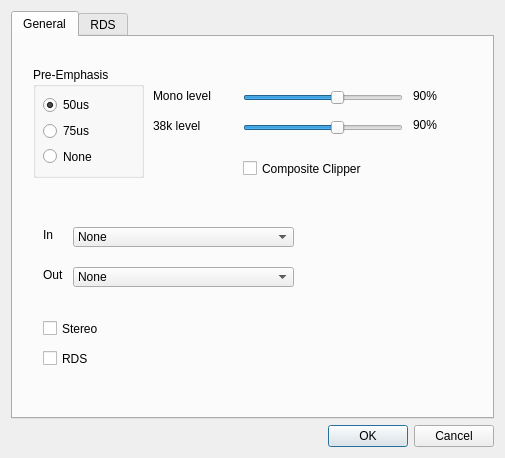
<?xml version="1.0" encoding="UTF-8"?>
<ui version="4.0">
 <class>Options</class>
 <widget class="QDialog" name="Options">
  <property name="geometry">
   <rect>
    <x>0</x>
    <y>0</y>
    <width>505</width>
    <height>458</height>
   </rect>
  </property>
  <property name="windowTitle">
   <string>Options</string>
  </property>
  <layout class="QVBoxLayout" name="verticalLayout">
   <item>
    <widget class="QTabWidget" name="tabWidget">
     <property name="currentIndex">
      <number>0</number>
     </property>
     <widget class="QWidget" name="general">
      <attribute name="title">
       <string>General</string>
      </attribute>
      <widget class="QGroupBox" name="groupBox_3">
       <property name="geometry">
        <rect>
         <x>20</x>
         <y>30</y>
         <width>111</width>
         <height>111</height>
        </rect>
       </property>
       <property name="title">
        <string>Pre-Emphasis</string>
       </property>
       <widget class="QRadioButton" name="preemp_radio50">
        <property name="geometry">
         <rect>
          <x>10</x>
          <y>28</y>
          <width>91</width>
          <height>20</height>
         </rect>
        </property>
        <property name="text">
         <string>50us</string>
        </property>
        <property name="checked">
         <bool>true</bool>
        </property>
       </widget>
       <widget class="QRadioButton" name="preemp_radio75">
        <property name="geometry">
         <rect>
          <x>10</x>
          <y>54</y>
          <width>91</width>
          <height>20</height>
         </rect>
        </property>
        <property name="text">
         <string>75us</string>
        </property>
       </widget>
       <widget class="QRadioButton" name="preemp_radionone">
        <property name="geometry">
         <rect>
          <x>10</x>
          <y>80</y>
          <width>91</width>
          <height>19</height>
         </rect>
        </property>
        <property name="text">
         <string>None</string>
        </property>
       </widget>
      </widget>
      <widget class="QCheckBox" name="checkBox_rds">
       <property name="geometry">
        <rect>
         <x>30</x>
         <y>310</y>
         <width>90</width>
         <height>23</height>
        </rect>
       </property>
       <property name="toolTip">
        <string>Enable RDS transmission</string>
       </property>
       <property name="text">
        <string>RDS</string>
       </property>
      </widget>
      <widget class="QCheckBox" name="checkBox_stereo">
       <property name="geometry">
        <rect>
         <x>30</x>
         <y>280</y>
         <width>90</width>
         <height>23</height>
        </rect>
       </property>
       <property name="toolTip">
        <string>Enable stereo transmission</string>
       </property>
       <property name="text">
        <string>Stereo</string>
       </property>
      </widget>
      <widget class="QCheckBox" name="checkBox_compositeclipper">
       <property name="geometry">
        <rect>
         <x>230</x>
         <y>120</y>
         <width>161</width>
         <height>23</height>
        </rect>
       </property>
       <property name="toolTip">
        <string>Increses the volume a little. Uses a clipper on the composite signal.</string>
       </property>
       <property name="text">
        <string>Composite Clipper</string>
       </property>
      </widget>
      <widget class="QSlider" name="horizontalSlider_monolevel">
       <property name="geometry">
        <rect>
         <x>230</x>
         <y>50</y>
         <width>160</width>
         <height>21</height>
        </rect>
       </property>
       <property name="maximum">
        <number>150</number>
       </property>
       <property name="value">
        <number>90</number>
       </property>
       <property name="orientation">
        <enum>Qt::Horizontal</enum>
       </property>
      </widget>
      <widget class="QLabel" name="label_6">
       <property name="geometry">
        <rect>
         <x>140</x>
         <y>51</y>
         <width>81</width>
         <height>16</height>
        </rect>
       </property>
       <property name="text">
        <string>Mono level</string>
       </property>
      </widget>
      <widget class="QLabel" name="label_7">
       <property name="geometry">
        <rect>
         <x>140</x>
         <y>81</y>
         <width>81</width>
         <height>16</height>
        </rect>
       </property>
       <property name="text">
        <string>38k level</string>
       </property>
      </widget>
      <widget class="QSlider" name="horizontalSlider_38klevel">
       <property name="geometry">
        <rect>
         <x>230</x>
         <y>80</y>
         <width>160</width>
         <height>21</height>
        </rect>
       </property>
       <property name="maximum">
        <number>150</number>
       </property>
       <property name="value">
        <number>90</number>
       </property>
       <property name="orientation">
        <enum>Qt::Horizontal</enum>
       </property>
      </widget>
      <widget class="QLabel" name="label_monolevel">
       <property name="geometry">
        <rect>
         <x>400</x>
         <y>51</y>
         <width>31</width>
         <height>16</height>
        </rect>
       </property>
       <property name="text">
        <string>90%</string>
       </property>
      </widget>
      <widget class="QLabel" name="label_38klevel">
       <property name="geometry">
        <rect>
         <x>400</x>
         <y>80</y>
         <width>31</width>
         <height>16</height>
        </rect>
       </property>
       <property name="text">
        <string>90%</string>
       </property>
      </widget>
      <widget class="QComboBox" name="comboBox_soundcard_out">
       <property name="geometry">
        <rect>
         <x>60</x>
         <y>230</y>
         <width>221</width>
         <height>20</height>
        </rect>
       </property>
       <item>
        <property name="text">
         <string>None</string>
        </property>
       </item>
      </widget>
      <widget class="QLabel" name="label_8">
       <property name="geometry">
        <rect>
         <x>30</x>
         <y>190</y>
         <width>31</width>
         <height>16</height>
        </rect>
       </property>
       <property name="text">
        <string>In</string>
       </property>
      </widget>
      <widget class="QComboBox" name="comboBox_soundcard_in">
       <property name="geometry">
        <rect>
         <x>60</x>
         <y>190</y>
         <width>221</width>
         <height>20</height>
        </rect>
       </property>
       <item>
        <property name="text">
         <string>None</string>
        </property>
       </item>
      </widget>
      <widget class="QLabel" name="label_9">
       <property name="geometry">
        <rect>
         <x>30</x>
         <y>230</y>
         <width>31</width>
         <height>16</height>
        </rect>
       </property>
       <property name="text">
        <string>Out</string>
       </property>
      </widget>
     </widget>
     <widget class="QWidget" name="RDS_basics">
      <attribute name="title">
       <string>RDS</string>
      </attribute>
      <widget class="QLineEdit" name="lineEdit_pi">
       <property name="geometry">
        <rect>
         <x>200</x>
         <y>20</y>
         <width>71</width>
         <height>21</height>
        </rect>
       </property>
       <property name="toolTip">
        <string>Program identification. This makes you station unique (see RDS specs for details)</string>
       </property>
       <property name="inputMask">
        <string>&gt;HHHH</string>
       </property>
       <property name="text">
        <string notr="true">9000</string>
       </property>
      </widget>
      <widget class="QLabel" name="label">
       <property name="geometry">
        <rect>
         <x>170</x>
         <y>20</y>
         <width>31</width>
         <height>16</height>
        </rect>
       </property>
       <property name="text">
        <string>PI:  </string>
       </property>
      </widget>
      <widget class="QGroupBox" name="groupBox">
       <property name="geometry">
        <rect>
         <x>10</x>
         <y>130</y>
         <width>301</width>
         <height>81</height>
        </rect>
       </property>
       <property name="title">
        <string>DI</string>
       </property>
       <widget class="QCheckBox" name="checkBox_di_stereo">
        <property name="geometry">
         <rect>
          <x>170</x>
          <y>50</y>
          <width>121</width>
          <height>19</height>
         </rect>
        </property>
        <property name="text">
         <string>Stereo</string>
        </property>
       </widget>
       <widget class="QCheckBox" name="checkBox_di_compressed">
        <property name="geometry">
         <rect>
          <x>10</x>
          <y>20</y>
          <width>151</width>
          <height>19</height>
         </rect>
        </property>
        <property name="text">
         <string>Compressed</string>
        </property>
       </widget>
       <widget class="QCheckBox" name="checkBox_di_artificial_head">
        <property name="geometry">
         <rect>
          <x>10</x>
          <y>50</y>
          <width>151</width>
          <height>19</height>
         </rect>
        </property>
        <property name="text">
         <string>Artificial head</string>
        </property>
       </widget>
       <widget class="QCheckBox" name="checkBox_di_dynamic_pty">
        <property name="geometry">
         <rect>
          <x>170</x>
          <y>20</y>
          <width>121</width>
          <height>19</height>
         </rect>
        </property>
        <property name="text">
         <string>Dynamic PTY</string>
        </property>
       </widget>
      </widget>
      <widget class="QCheckBox" name="checkBox_tp">
       <property name="geometry">
        <rect>
         <x>20</x>
         <y>220</y>
         <width>191</width>
         <height>19</height>
        </rect>
       </property>
       <property name="text">
        <string>Traffic program (TP)</string>
       </property>
      </widget>
      <widget class="QCheckBox" name="checkBox_ct">
       <property name="geometry">
        <rect>
         <x>20</x>
         <y>310</y>
         <width>221</width>
         <height>19</height>
        </rect>
       </property>
       <property name="text">
        <string>Clock time and date (CT)</string>
       </property>
      </widget>
      <widget class="QComboBox" name="comboBox_pty">
       <property name="geometry">
        <rect>
         <x>50</x>
         <y>60</y>
         <width>281</width>
         <height>22</height>
        </rect>
       </property>
       <property name="toolTip">
        <string>Program content type</string>
       </property>
      </widget>
      <widget class="QLabel" name="label_2">
       <property name="geometry">
        <rect>
         <x>10</x>
         <y>60</y>
         <width>31</width>
         <height>16</height>
        </rect>
       </property>
       <property name="text">
        <string>PTY:</string>
       </property>
      </widget>
      <widget class="QLineEdit" name="lineEdit_ps">
       <property name="geometry">
        <rect>
         <x>50</x>
         <y>20</y>
         <width>111</width>
         <height>21</height>
        </rect>
       </property>
       <property name="toolTip">
        <string>Program service name</string>
       </property>
       <property name="text">
        <string>JMPX RDS</string>
       </property>
       <property name="maxLength">
        <number>8</number>
       </property>
      </widget>
      <widget class="QLabel" name="label_3">
       <property name="geometry">
        <rect>
         <x>10</x>
         <y>20</y>
         <width>31</width>
         <height>16</height>
        </rect>
       </property>
       <property name="text">
        <string>PS: </string>
       </property>
      </widget>
      <widget class="QLabel" name="label_4">
       <property name="geometry">
        <rect>
         <x>10</x>
         <y>100</y>
         <width>31</width>
         <height>16</height>
        </rect>
       </property>
       <property name="text">
        <string>RT: </string>
       </property>
      </widget>
      <widget class="QLineEdit" name="lineEdit_rt_default">
       <property name="geometry">
        <rect>
         <x>50</x>
         <y>100</y>
         <width>411</width>
         <height>21</height>
        </rect>
       </property>
       <property name="toolTip">
        <string>Default Radio text. This will be sent if no song is playing and/or &quot;Update RT with music title&quot; is disabled</string>
       </property>
       <property name="text">
        <string>JMPX RDS text test</string>
       </property>
       <property name="maxLength">
        <number>64</number>
       </property>
      </widget>
      <widget class="QCheckBox" name="checkBox_rbds">
       <property name="geometry">
        <rect>
         <x>370</x>
         <y>60</y>
         <width>61</width>
         <height>19</height>
        </rect>
       </property>
       <property name="toolTip">
        <string>The USA version. At the moment all this does is change the PTY combobox items</string>
       </property>
       <property name="text">
        <string>RBDS</string>
       </property>
      </widget>
      <widget class="QSpinBox" name="spinBox_clocktimeoffset">
       <property name="geometry">
        <rect>
         <x>410</x>
         <y>260</y>
         <width>46</width>
         <height>22</height>
        </rect>
       </property>
       <property name="toolTip">
        <string>Fine tunes when the CT group is sent so as to allow the user to compensate for any latency such as soundcard buffering</string>
       </property>
       <property name="buttonSymbols">
        <enum>QAbstractSpinBox::NoButtons</enum>
       </property>
       <property name="minimum">
        <number>-99</number>
       </property>
      </widget>
      <widget class="QLabel" name="label_5">
       <property name="geometry">
        <rect>
         <x>324</x>
         <y>262</y>
         <width>81</width>
         <height>16</height>
        </rect>
       </property>
       <property name="text">
        <string>CT offset: </string>
       </property>
      </widget>
      <widget class="QGroupBox" name="groupBox_2">
       <property name="geometry">
        <rect>
         <x>320</x>
         <y>130</y>
         <width>141</width>
         <height>111</height>
        </rect>
       </property>
       <property name="title">
        <string>Alt Freqs</string>
       </property>
       <widget class="QComboBox" name="comboBox_af_1">
        <property name="geometry">
         <rect>
          <x>10</x>
          <y>30</y>
          <width>121</width>
          <height>22</height>
         </rect>
        </property>
        <property name="toolTip">
         <string>Alternative frequency</string>
        </property>
       </widget>
       <widget class="QComboBox" name="comboBox_af_2">
        <property name="geometry">
         <rect>
          <x>10</x>
          <y>70</y>
          <width>121</width>
          <height>22</height>
         </rect>
        </property>
        <property name="toolTip">
         <string>Alternative frequency</string>
        </property>
       </widget>
      </widget>
      <widget class="QCheckBox" name="checkBox_ta">
       <property name="geometry">
        <rect>
         <x>20</x>
         <y>250</y>
         <width>201</width>
         <height>19</height>
        </rect>
       </property>
       <property name="text">
        <string>Traffic announce (TA)</string>
       </property>
      </widget>
      <widget class="QCheckBox" name="checkBox_ms">
       <property name="geometry">
        <rect>
         <x>20</x>
         <y>280</y>
         <width>171</width>
         <height>19</height>
        </rect>
       </property>
       <property name="toolTip">
        <string>Checked for music</string>
       </property>
       <property name="text">
        <string>Music/Speach (M/S)</string>
       </property>
      </widget>
      <widget class="QCheckBox" name="checkBox_rt_enable">
       <property name="geometry">
        <rect>
         <x>330</x>
         <y>310</y>
         <width>101</width>
         <height>19</height>
        </rect>
       </property>
       <property name="toolTip">
        <string>Eable sending RT</string>
       </property>
       <property name="text">
        <string>RT Enable</string>
       </property>
      </widget>
      <widget class="QCheckBox" name="checkBox_update_rt_music_title">
       <property name="geometry">
        <rect>
         <x>20</x>
         <y>340</y>
         <width>241</width>
         <height>19</height>
        </rect>
       </property>
       <property name="toolTip">
        <string>Tries to find out what song you are playing and then replaces the RT with the song title</string>
       </property>
       <property name="text">
        <string>Update RT with music title</string>
       </property>
      </widget>
     </widget>
    </widget>
   </item>
   <item>
    <widget class="QDialogButtonBox" name="buttonBox">
     <property name="orientation">
      <enum>Qt::Horizontal</enum>
     </property>
     <property name="standardButtons">
      <set>QDialogButtonBox::Cancel|QDialogButtonBox::Ok</set>
     </property>
    </widget>
   </item>
  </layout>
 </widget>
 <resources/>
 <connections>
  <connection>
   <sender>buttonBox</sender>
   <signal>accepted()</signal>
   <receiver>Options</receiver>
   <slot>accept()</slot>
   <hints>
    <hint type="sourcelabel">
     <x>248</x>
     <y>254</y>
    </hint>
    <hint type="destinationlabel">
     <x>157</x>
     <y>274</y>
    </hint>
   </hints>
  </connection>
  <connection>
   <sender>buttonBox</sender>
   <signal>rejected()</signal>
   <receiver>Options</receiver>
   <slot>reject()</slot>
   <hints>
    <hint type="sourcelabel">
     <x>316</x>
     <y>260</y>
    </hint>
    <hint type="destinationlabel">
     <x>286</x>
     <y>274</y>
    </hint>
   </hints>
  </connection>
 </connections>
</ui>
